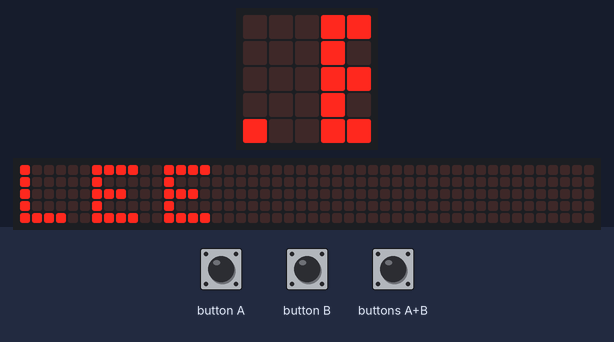
Simulated run of this program. Board: BBC micro:bit (MakeCode). Shown: the board's 5×5 LED display, a strip that is not on the board, showing the scrolling text unrolled. The test bench sets the inputs (shaded band). The 48×5 strip is a reading aid, not a part: it shows the text the display is scrolling, unrolled, one strip-width of it at a time.

Above: at 1.27 s.
1.3 s: button A pressed for 0.15 s
2.0 s: button B pressed for 0.15 s
2.7 s: buttons A+B pressed for 0.15 s
3.4 s: button A pressed for 0.15 s
At 4.6 s:
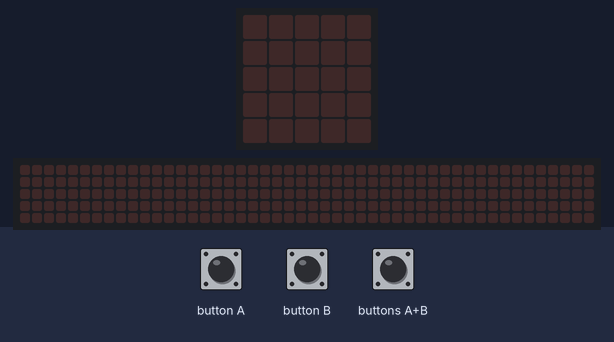
9.6 s: buttons A+B pressed for 1 s
11.2 s: button B pressed for 0.15 s
At 25.07 s:
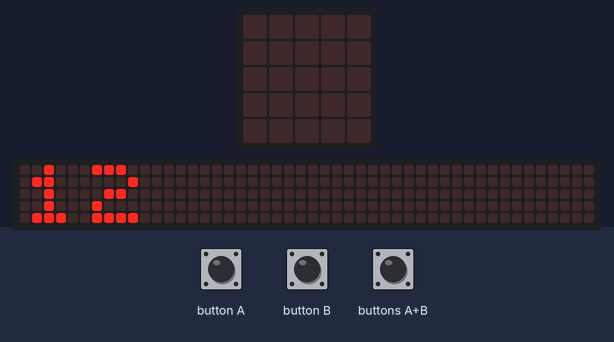

Measured:
- what the display in image 1 shows lasts 2.0 s, from 3.6 s to 5.6 s
- what the display in image 2 shows lasts 0.4 s, from 24.9 s to 25.3 s

The program:

main.ts
```typescript
input.onButtonPressed(Button.A, function () {
    나이 += 1
})
input.onButtonPressed(Button.AB, function () {
    나이 = 2020 - 생년
})
input.onButtonPressed(Button.B, function () {
    나이 += -1
})
let 생년 = 0
let 나이 = 0
나이 = 0
생년 = 2007
basic.forever(function () {
    basic.showString("LEE")
    basic.pause(2000)
    basic.showLeds(`
        . . . . .
        . # . # .
        . . # . .
        # . . . #
        # # # # #
        `)
    basic.pause(2000)
    basic.showString("010-1234-5678")
    basic.pause(2000)
    basic.showNumber(나이)
    basic.pause(2000)
})
```

test.ts
```typescript
// 테스트는 여기로 이동합니다; 이 패키지가 확장으로 사용될 때 컴파일되지 않을 것 입니다.
```
